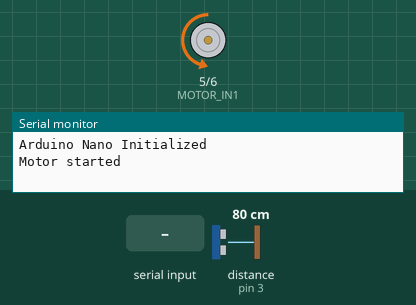
Recording of a sketch running on a simulated Arduino Nano, built with avr-gcc and run on an emulated ATmega328P. On the bench: motor-driver pin pairs drawn as motors (green arrow = first pin HIGH = forward, orange = second pin HIGH = backward, longer = more drive, scaled by the enable pin), the last lines printed to the serial monitor. Wiring (inferred from the names in the program): ultrasonic range finder: trigger pin 2; echo pin 3. The inputs (shaded band) are chosen by the test bench; at power-on: distance to the obstacle (sensor on pin 3) 80 cm. The echo pulse lasts 58.3 µs per cm.

Above: at 1.2 s.
1.3 s: distance to the obstacle (sensor on pin 3) set to 8 cm
2.8 s: distance to the obstacle (sensor on pin 3) set to 5 cm
At 3.2 s:
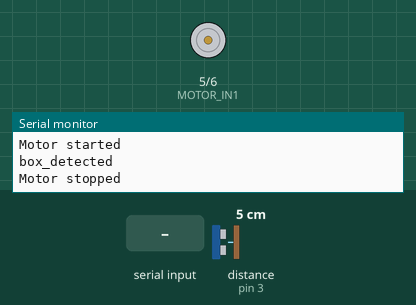
4.3 s: "arm_done\n" received over Serial
At 5.7 s:
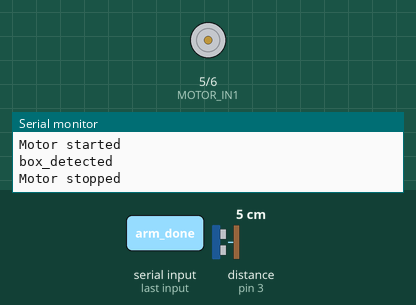
Timing chart, 0 to 7.3 s (numbered marks = the images above; inputs shaded):
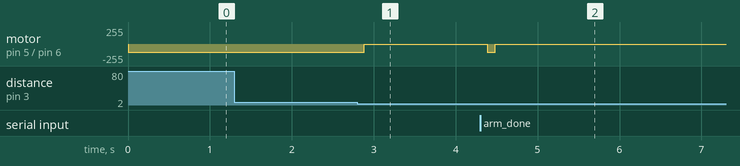

Measured:
- the behaviour switches between 7 and 6 cm on distance to the obstacle (sensor on pin 3) (found by bisection; images 0 and 1)
- after the input at 1.3 s, every drawn part: stays the same
- after the input at 2.8 s, motor on pin 5 (MOTOR_IN1) / pin 6 (MOTOR_IN2): backward 120/255 → stopped after 0.08 s
- after the input at 4.3 s, motor on pin 5 (MOTOR_IN1) / pin 6 (MOTOR_IN2): stopped → backward 120/255 after 0.09 s, → stopped 0.10 s later

The sketch:

nano.ino
```cpp
// Arduino Nano code for conveyor belt control with box detection

// Pin Definitions
#define MOTOR_EN 9     // PWM pin for motor speed control
#define MOTOR_IN1 5    // Motor direction control pin 1
#define MOTOR_IN2 6    // Motor direction control pin 2

#define TRIG_PIN 2     // Ultrasonic sensor trigger pin
#define ECHO_PIN 3     // Ultrasonic sensor echo pin

// Distance Threshold (in centimeters)
const long DISTANCE_THRESHOLD = 6; // Adjust this value based on your setup

// Flag to indicate if a box has been detected and is being processed
bool boxProcessed = false;

void setup() {
  // Initialize Serial Communication at 9600 baud
  Serial.begin(9600);
  while (!Serial) {
    ; // Wait for serial port to connect. Needed for native USB
  }
  Serial.println("Arduino Nano Initialized");

  // Initialize Motor Control Pins
  pinMode(MOTOR_EN, OUTPUT);
  pinMode(MOTOR_IN1, OUTPUT);
  pinMode(MOTOR_IN2, OUTPUT);

  // Initialize Ultrasonic Sensor Pins
  pinMode(TRIG_PIN, OUTPUT);
  pinMode(ECHO_PIN, INPUT);

  // Start the Conveyor Motor
  startMotor();
}

void loop() {
  // If a box has not been processed yet, check for detection
  if (!boxProcessed) {
    float distance = readDistance();
    // Uncomment the next line for debugging distance readings
    // Serial.print("Distance: "); Serial.println(distance);

    if (distance > 0 && distance < DISTANCE_THRESHOLD) {
      // Box detected
      Serial.println("box_detected");
      stopMotor();
      boxProcessed = true; // Prevent multiple detections for the same box
    }
  }

  // Check for incoming serial data from Python script
  if (Serial.available() > 0) {
    String message = Serial.readStringUntil('\n');
    message.trim(); // Remove any trailing newline or spaces

    // Uncomment the next lines for debugging incoming messages
    // Serial.print("Received: ");
    // Serial.println(message);

    if (message == "arm_done") {
      // Arm has completed processing the box
      Serial.println("Received 'arm_done'. Restarting conveyor.");
      startMotor();
      boxProcessed = false; // Reset flag for next box
    }
  }

  // Small delay to prevent overwhelming the serial buffer
  delay(100);
}

// Function to read distance from ultrasonic sensor
float readDistance() {
  // Clear the TRIG_PIN by setting it LOW for 2 microseconds
  digitalWrite(TRIG_PIN, LOW);
  delayMicroseconds(2);

  // Trigger the sensor by setting TRIG_PIN HIGH for 10 microseconds
  digitalWrite(TRIG_PIN, HIGH);
  delayMicroseconds(10);
  digitalWrite(TRIG_PIN, LOW);

  // Read the ECHO_PIN, returns the sound wave travel time in microseconds
  long duration = pulseIn(ECHO_PIN, HIGH, 30000); // Timeout after 30ms (approx 510 cm)

  if (duration == 0) {
    // No echo received
    return -1;
  }

  // Calculate the distance in centimeters
  float distance = (duration * 0.034) / 2.0; // Speed of sound wave divided by 2 (go and return)
  return distance;
}

// Function to start the conveyor motor
void startMotor() {
  // Set motor direction: IN1 HIGH, IN2 LOW for forward motion
  digitalWrite(MOTOR_IN1, LOW);
  digitalWrite(MOTOR_IN2, HIGH);

  // Set motor speed to full (140). Adjust PWM value as needed
  analogWrite(MOTOR_EN, 120);

  Serial.println("Motor started");
}

// Function to stop the conveyor motor
void stopMotor() {
  // Stop the motor by setting ENA to 0 and direction pins LOW
  analogWrite(MOTOR_EN, 0);
  digitalWrite(MOTOR_IN1, LOW);
  digitalWrite(MOTOR_IN2, LOW);

  Serial.println("Motor stopped");
}
```
